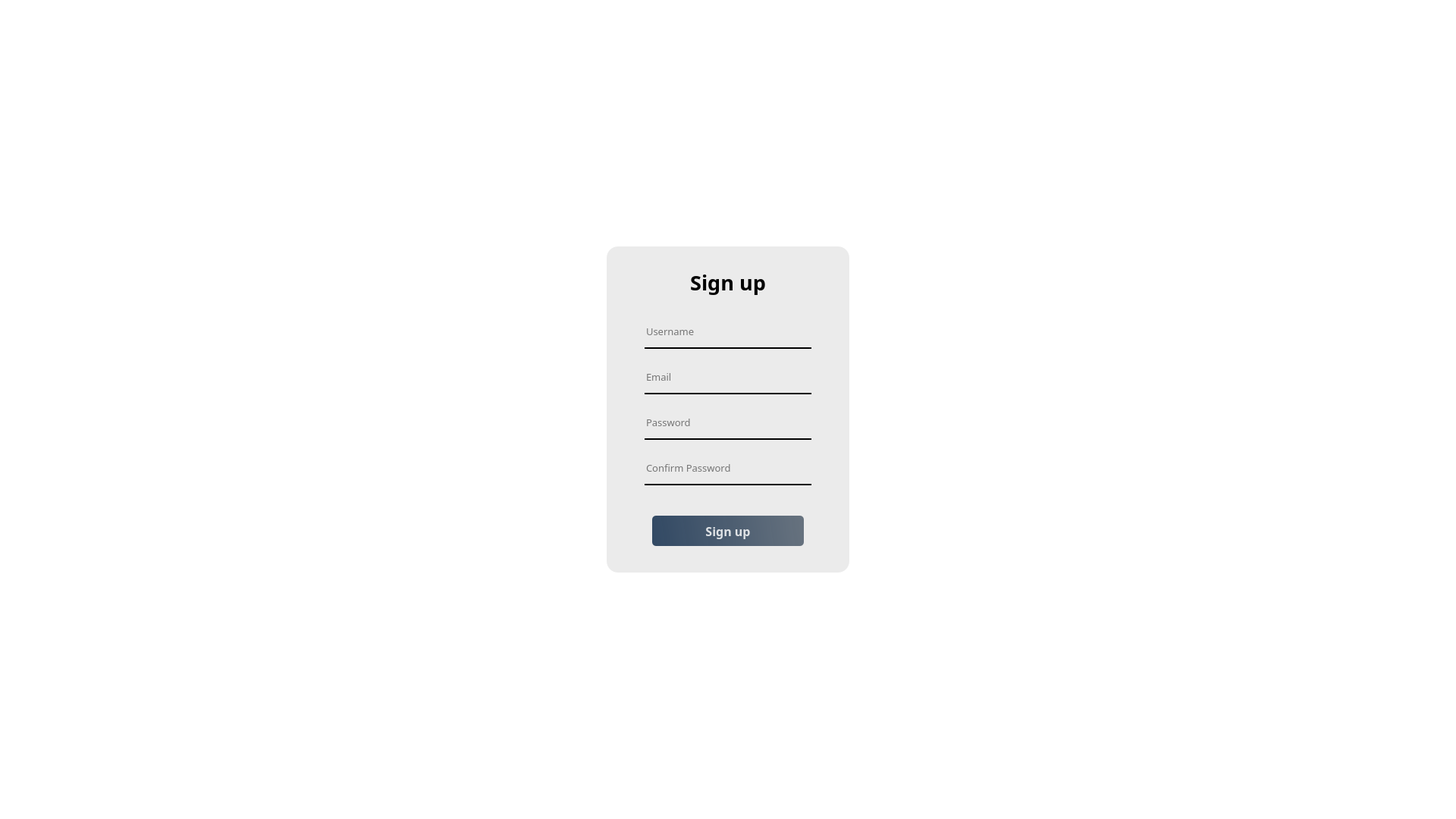
<?xml version="1.0" encoding="UTF-8"?>
<ui version="4.0">
 <class>MainWindow</class>
 <widget class="QMainWindow" name="MainWindow">
  <property name="geometry">
   <rect>
    <x>0</x>
    <y>0</y>
    <width>1920</width>
    <height>1080</height>
   </rect>
  </property>
  <property name="windowTitle">
   <string>Health Monitoring System</string>
  </property>
  <property name="windowIcon">
   <iconset>
    <selectedon>:/icon/Icon_Logo/healthcare.png</selectedon>
   </iconset>
  </property>
  <property name="styleSheet">
   <string notr="true">background-color: rgb(255, 255, 255);</string>
  </property>
  <widget class="QWidget" name="centralwidget">
   <widget class="QWidget" name="widget" native="true">
    <property name="geometry">
     <rect>
      <x>770</x>
      <y>300</y>
      <width>380</width>
      <height>480</height>
     </rect>
    </property>
    <property name="styleSheet">
     <string notr="true">QPushButton#sign_upButton{	
	background-color: qlineargradient(spread:pad, x1:0, y1:0.505682, x2:1, y2:0.477, stop:0 rgba(20, 47, 78, 219), stop:1 rgba(85, 98, 112, 226));
	color:rgba(255, 255, 255, 210);
	border-radius:5px;
}
QPushButton#sign_upButton:hover{	
	background-color: qlineargradient(spread:pad, x1:0, y1:0.505682, x2:1, y2:0.477, stop:0 rgba(40, 67, 98, 219), stop:1 rgba(105, 118, 132, 226));
}
QPushButton#sign_upButton:pressed{	
	padding-left:5px;
	padding-top:5px;
	background-color:rgba(105, 118, 132, 200);
}</string>
    </property>
    <widget class="QLabel" name="label">
     <property name="geometry">
      <rect>
       <x>15</x>
       <y>10</y>
       <width>350</width>
       <height>460</height>
      </rect>
     </property>
     <property name="styleSheet">
      <string notr="true">border-image: url(:/icon/Icon_Logo/stone-texture.jpg);
border-radius:20px</string>
     </property>
     <property name="text">
      <string/>
     </property>
    </widget>
    <widget class="QLabel" name="label_2">
     <property name="geometry">
      <rect>
       <x>30</x>
       <y>25</y>
       <width>320</width>
       <height>430</height>
      </rect>
     </property>
     <property name="font">
      <font>
       <family>Rockwell</family>
       <pointsize>8</pointsize>
      </font>
     </property>
     <property name="styleSheet">
      <string notr="true">background-color: rgba(0,0,0,20);
border-radius:15px;</string>
     </property>
     <property name="text">
      <string/>
     </property>
    </widget>
    <widget class="QLabel" name="label_signup">
     <property name="enabled">
      <bool>true</bool>
     </property>
     <property name="geometry">
      <rect>
       <x>30</x>
       <y>50</y>
       <width>320</width>
       <height>45</height>
      </rect>
     </property>
     <property name="font">
      <font>
       <family>Rockwell</family>
       <pointsize>20</pointsize>
       <weight>75</weight>
       <bold>true</bold>
       <kerning>false</kerning>
      </font>
     </property>
     <property name="tabletTracking">
      <bool>false</bool>
     </property>
     <property name="contextMenuPolicy">
      <enum>Qt::DefaultContextMenu</enum>
     </property>
     <property name="autoFillBackground">
      <bool>false</bool>
     </property>
     <property name="styleSheet">
      <string notr="true">background-color: rgba(0,0,0,0)
</string>
     </property>
     <property name="text">
      <string>Sign up</string>
     </property>
     <property name="alignment">
      <set>Qt::AlignCenter</set>
     </property>
     <property name="textInteractionFlags">
      <set>Qt::NoTextInteraction</set>
     </property>
    </widget>
    <widget class="QLineEdit" name="line_username_signup">
     <property name="geometry">
      <rect>
       <x>80</x>
       <y>120</y>
       <width>220</width>
       <height>40</height>
      </rect>
     </property>
     <property name="font">
      <font>
       <family>Rockwell</family>
       <pointsize>10</pointsize>
      </font>
     </property>
     <property name="styleSheet">
      <string notr="true">background-color: rgba(0,0,0,0);
border:none;
border-bottom:2px solid rgba(0, 0, 0,255);
color: rgba(0,0,0,255);
padding-bottom:5px</string>
     </property>
     <property name="text">
      <string/>
     </property>
     <property name="placeholderText">
      <string>Username</string>
     </property>
     <property name="clearButtonEnabled">
      <bool>false</bool>
     </property>
    </widget>
    <widget class="QLineEdit" name="line_password_signup">
     <property name="geometry">
      <rect>
       <x>80</x>
       <y>240</y>
       <width>220</width>
       <height>40</height>
      </rect>
     </property>
     <property name="font">
      <font>
       <family>Rockwell</family>
       <pointsize>10</pointsize>
      </font>
     </property>
     <property name="styleSheet">
      <string notr="true">background-color: rgba(0,0,0,0);
border:none;
border-bottom:2px solid rgba(0, 0, 0,255);
color: rgba(0,0,0,255);
padding-bottom:5px</string>
     </property>
     <property name="text">
      <string/>
     </property>
     <property name="echoMode">
      <enum>QLineEdit::Password</enum>
     </property>
     <property name="placeholderText">
      <string>Password</string>
     </property>
    </widget>
    <widget class="QPushButton" name="sign_upButton">
     <property name="geometry">
      <rect>
       <x>90</x>
       <y>380</y>
       <width>200</width>
       <height>40</height>
      </rect>
     </property>
     <property name="font">
      <font>
       <family>Rockwell</family>
       <pointsize>12</pointsize>
       <weight>75</weight>
       <bold>true</bold>
       <kerning>false</kerning>
      </font>
     </property>
     <property name="text">
      <string>Sign up</string>
     </property>
    </widget>
    <widget class="QLineEdit" name="line_email">
     <property name="geometry">
      <rect>
       <x>80</x>
       <y>180</y>
       <width>220</width>
       <height>40</height>
      </rect>
     </property>
     <property name="font">
      <font>
       <family>Rockwell</family>
       <pointsize>10</pointsize>
      </font>
     </property>
     <property name="styleSheet">
      <string notr="true">background-color: rgba(0,0,0,0);
border:none;
border-bottom:2px solid rgba(0, 0, 0,255);
color: rgba(0,0,0,255);
padding-bottom:5px</string>
     </property>
     <property name="inputMethodHints">
      <set>Qt::ImhNone</set>
     </property>
     <property name="text">
      <string/>
     </property>
     <property name="echoMode">
      <enum>QLineEdit::Normal</enum>
     </property>
     <property name="placeholderText">
      <string>Email</string>
     </property>
    </widget>
    <widget class="QLineEdit" name="line_confirm">
     <property name="geometry">
      <rect>
       <x>80</x>
       <y>300</y>
       <width>220</width>
       <height>40</height>
      </rect>
     </property>
     <property name="font">
      <font>
       <family>Rockwell</family>
       <pointsize>10</pointsize>
      </font>
     </property>
     <property name="styleSheet">
      <string notr="true">background-color: rgba(0,0,0,0);
border:none;
border-bottom:2px solid rgba(0, 0, 0,255);
color: rgba(0,0,0,255);
padding-bottom:5px</string>
     </property>
     <property name="text">
      <string/>
     </property>
     <property name="echoMode">
      <enum>QLineEdit::Password</enum>
     </property>
     <property name="placeholderText">
      <string>Confirm Password</string>
     </property>
    </widget>
   </widget>
  </widget>
  <widget class="QMenuBar" name="menubar">
   <property name="geometry">
    <rect>
     <x>0</x>
     <y>0</y>
     <width>1920</width>
     <height>26</height>
    </rect>
   </property>
  </widget>
  <widget class="QStatusBar" name="statusbar"/>
 </widget>
 <resources>
  <include location="img_src.qrc"/>
 </resources>
 <connections/>
</ui>
